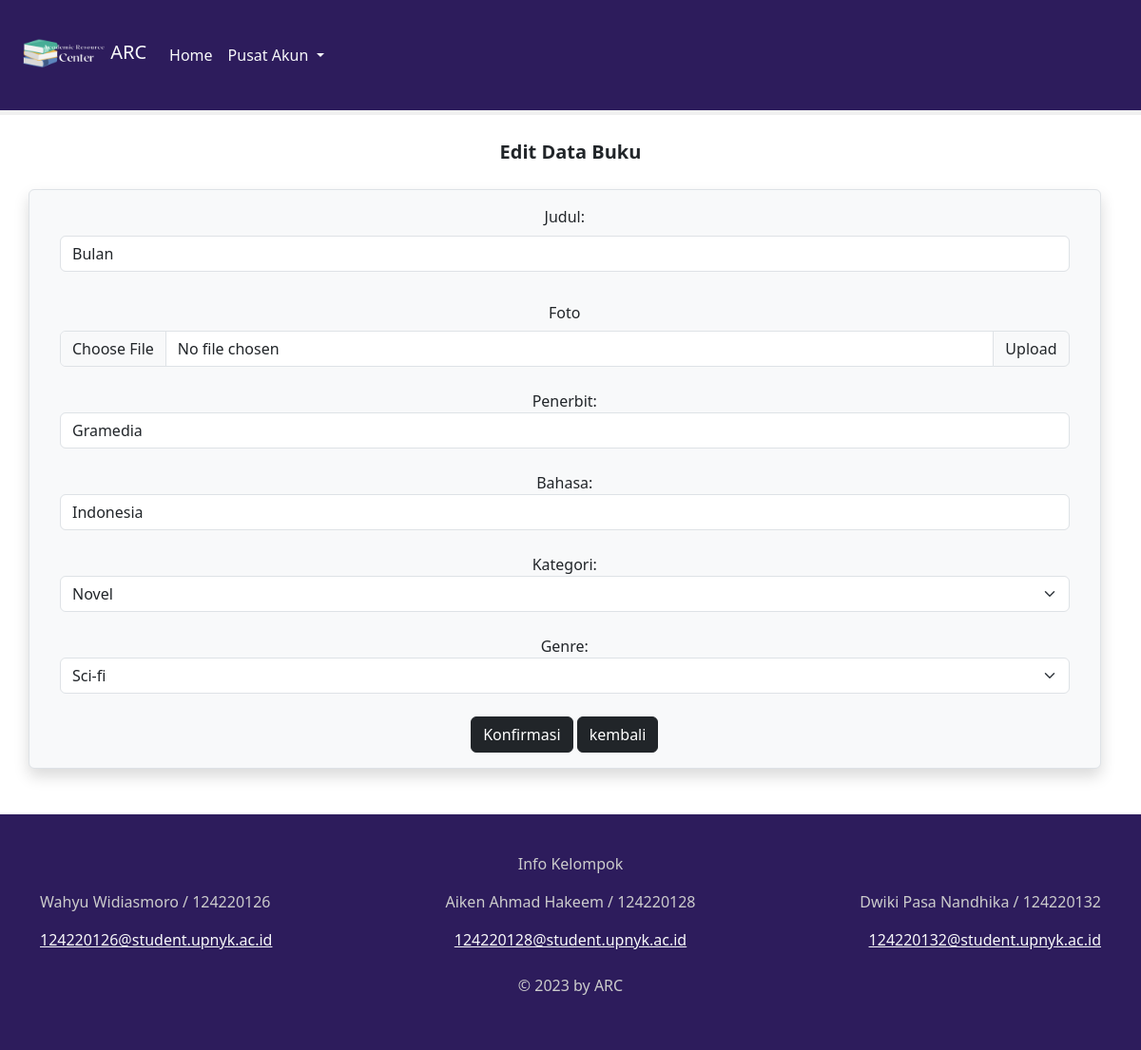
The page /edit.php?id_buku=38 (signed in) on the database its author committed.
### tables this page shows
CREATE TABLE `buku` (
  `id_buku` int(11) NOT NULL,
  `judul` varchar(50) NOT NULL,
  `foto` text NOT NULL,
  `penerbit` varchar(50) NOT NULL,
  `bahasa` varchar(50) NOT NULL,
  `id_kategori` varchar(11) NOT NULL,
  `id_genre` varchar(11) NOT NULL,
  `statuss` varchar(20) NOT NULL
);

### edit.php (the view, shortened to what this page needs)
<!DOCTYPE html>
<html>
<head>
    <link rel="stylesheet" type="text/css" href="custom.css">
    <link href="https://cdn.jsdelivr.net/npm/bootstrap@5.3.0-alpha3/dist/css/bootstrap.min.css" rel="stylesheet"
>
</head>
<body>
    <nav class="navbar navbar-expand-lg">
        <div class="container-fluid">
            <div>
                <img src="logo.png" width="100" height="100">
                <a class="navbar-brand text-light" href="#">ARC</a>
            </div>
            <div class="collapse navbar-collapse" id="navbarSupportedContent">
                <ul class="navbar-nav me-auto mb-2 mb-lg-0">
                    <li class="nav-item">
                        <a class="nav-link active text-light" aria-current="page" href="index.php">Home</a>
                    </li>
                    <li class="nav-item dropdown">
                        <a class="nav-link dropdown-toggle text-light" href="#" role="button" data-bs-toggle="dropdown"
                            aria-expanded="false">
                            Pusat Akun
                        </a>
                    </li>
                </ul>
            </div>
        </div>
    </nav>
    <div id="progress-bar">
    </div>
    <p class="my-4" style="text-align: center; font-size:20px"><b>Edit Data Buku</b>
    <div class="container text-center">
        <div class="row align-items-end">
            <div class="col border shadow p-3 mb-5 bg-body-tertiary rounded px-2">
                <div class="auto__item">
                    <div class="container px-4 text-center">
                        <?php
                        include 'koneksi.php';
                        $id_buku = $_GET['id_buku'];
                        $data = mysqli_query($connection, "SELECT * FROM buku WHERE id_buku='$id_buku'");
                        while ($hasil = mysqli_fetch_array($data)) {
                            ?>
                            <form method="POST" action="prosesedit.php" enctype="multipart/form-data">
                                <label for="judul" class="form-label">Judul:</label>
                                <input type="text" class="form-control" id="judul" name="judul"
                                    value="<?php echo $hasil['judul']; ?>"><br>
                                <label for="foto_buku" class="col-sm-2 col-form-label">Foto</label>
                                <div class="input-group">
                                    <input type="file" class="form-control" name="foto_buku" id="foto_buku"
                                        accept="image/*">
                                    <label class="input-group-text" for="inputGroupFile02">Upload</label>
                                </div><br>
                                <label for="penerbit">Penerbit:</label>
                                <input type="text" class="form-control" id="penerbit" name="penerbit"
                                    value="<?php echo $hasil['penerbit']; ?>"><br>
                                <label for="bahasa">Bahasa:</label>
                                <input type="text" class="form-control" id="bahasa" name="bahasa"
                                    value="<?php echo $hasil['bahasa']; ?>"><br>
                                <label for="kategori">Kategori:</label>
                                <div>
                                    <select required class="form-select" aria-label="Default select example" name="kategori"
                                        id="kategori">
                                        <option <?php if ($hasil['id_kategori'] == '1203') {
                                            echo "selected";
                                        } ?> value="1203">
                                            Novel</option>
                                    </select>
                                </div><br>
                                <label for="genre">Genre:</label>
                                <div>
                                    <select required class="form-select" aria-label="Default select example" name="genre"
                                        id="genre">
                                        <option <?php if ($hasil['id_genre'] == '1102') {
                                            echo "selected";
                                        } ?> value="1102">Sci-fi
                                        </option>
                                    </select>
                                </div><br>
                                <center>
                                    <input type="submit" class="btn btn-dark" value="Konfirmasi">
                                    <a class="btn btn-dark " href="admin.php" role="button">kembali</a>
                                </center>
                            </form>
                        <?php } ?>
                    </div>
                </div>
            </div>
        </div>
    </div>
    <?php include 'footer.php' ?>
</body>
</html>

### custom.css (style rules this page uses)
.navbar { background-color: #2d1c5c; }
#progress-bar { width: 100%; height: 5px; background-color: #f0f0f0; }

### rows shown on the page
buku: judul "Bulan", penerbit "Gramedia", bahasa "Indonesia", kategori "Novel", genre "Sci-fi"
